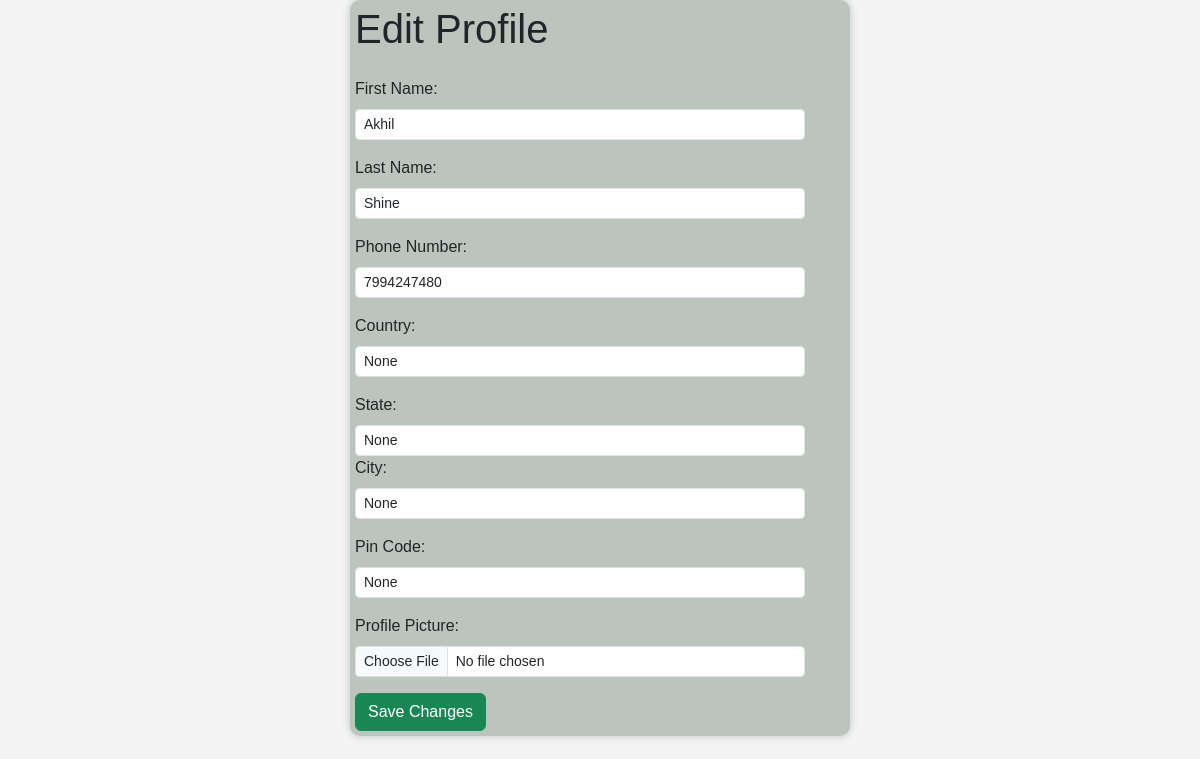
Page /edit_profile.html/ (signed in) on the earlier database version.
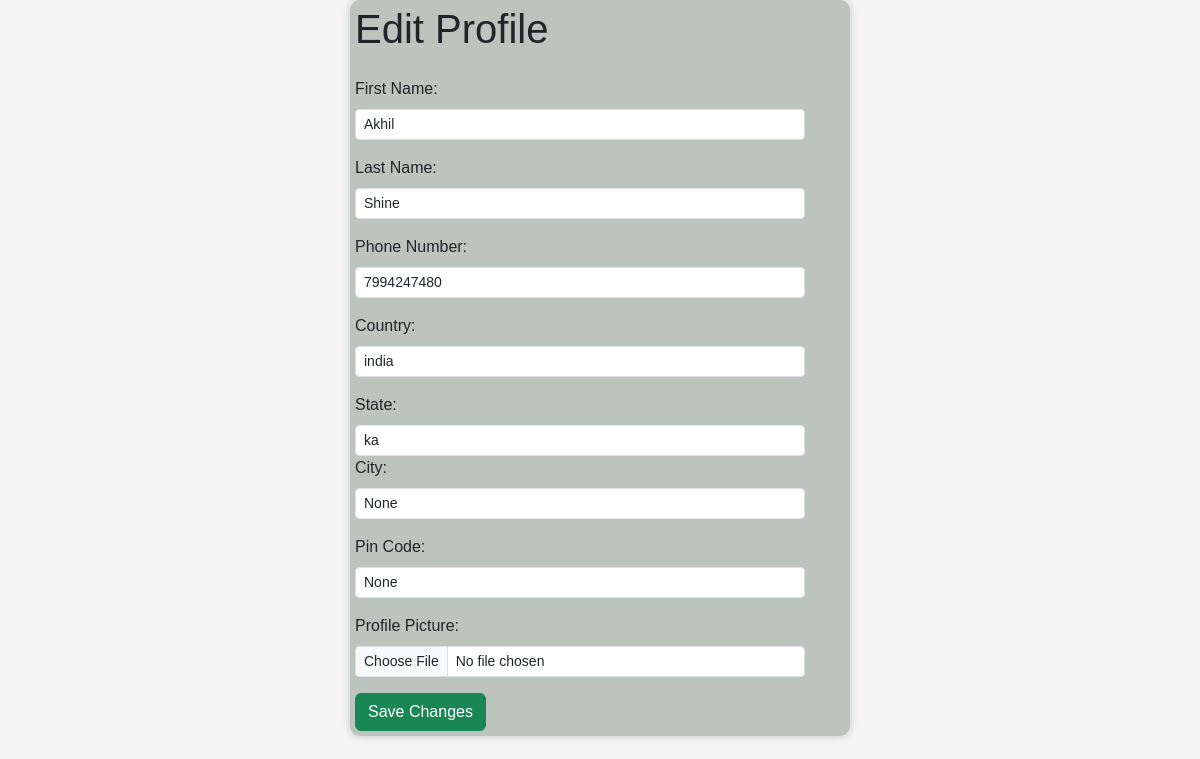
Same page on the later database version.
### StepGuideApp/models.py (models this page shows, shortened)
class CustomUser(AbstractUser):
    CLIENT = 1
    ADMIN = 2
    MERCHANT = 3
    ROLE_CHOICE = (
        (CLIENT, 'Client'),
        (ADMIN,'Admin'),
        (MERCHANT,'Merchant')
    )
    username = models.CharField(max_length=100,unique=True)
    first_name = models.CharField(max_length=100,)
    last_name = models.CharField(max_length=100)
    email = models.EmailField(max_length=100,unique=True)
    phone_no = models.CharField(max_length=12,unique=True)
    user_type = models.PositiveSmallIntegerField(choices=ROLE_CHOICE, blank=True, null=True)
    object = UserManager()
    USERNAME_FIELD = 'username'
    REQUIRED_FIELDS = ['phone_no','email','first_name','last_name','password']

class UserProfile(models.Model):
    user = models.OneToOneField(CustomUser, on_delete=models.CASCADE, blank=True, null=True)
    profile_pic=models.FileField(upload_to='profile_pic/',blank=True,null=True)
    country = models.CharField(max_length=15, blank=True, null=True)
    state = models.CharField(max_length=15, blank=True, null=True)
    city = models.CharField(max_length=15, blank=True, null=True)
    pin_code = models.CharField(max_length=6, blank=True, null=True)
    created_at = models.DateTimeField(auto_now_add=True)
    modified_at = models.DateTimeField(auto_now=True)

### StepGuideApp/views.py (the view, shortened to what this page needs)
# urls.py: path('edit_profile.html/',views.edit_profile,name='edit_profile'),
def edit_profile(request):
    user = request.user
    user_profile = UserProfile.objects.get(user=user)
    context = {
        'user': user,
        'user_profile': user_profile,
    }
    return render(request, 'edit_profile.html',context)

### template/edit_profile.html (shortened to what this page needs)
{% load static %}
<!DOCTYPE html>
<html lang="en">
<head>
    <link href="https://cdn.jsdelivr.net/npm/bootstrap@5.3.1/dist/css/bootstrap.min.css" rel="stylesheet">
</head>
<body>
    <div class="container">
        <h1 class="mb-4">Edit Profile</h1>
        <form method="post" enctype="multipart/form-data">
            <div class="mb-3">
                <label for="first_name" class="form-label">First Name:</label>
                <input type="text" class="form-control form-control-sm" name="first_name" value="{{ user.first_name }}" required>
            </div>
            <div class="mb-3">
                <label for="last_name" class="form-label">Last Name:</label>
                <input type="text" class="form-control form-control-sm" name="last_name" value="{{ user.last_name }}" required>
            </div>
            <div class="mb-3">
                <label for="phone_no" class="form-label">Phone Number:</label>
                <input type="text" class="form-control form-control-sm" name="phone_no" value="{{ user.phone_no }}" required>
            </div>
            <div class="mb-3">
                <label for="country" class="form-label">Country:</label>
                <input type="text" class="form-control form-control-sm" name="country" value="{{ user_profile.country }}">
            </div>
            <div class="mb-3">
                <label for="state" class="form-label">State:</label>
                <input type="text" class="form-control form-control-sm" name="state" value="{{ user_profile.state }}">
                                <label for="city" class="form-label">City:</label>
                <input type="text" class="form-control form-control-sm" name="city" value="{{ user_profile.city }}">
            </div>
            <div class="mb-3">
                <label for="pin_code" class="form-label">Pin Code:</label>
                <input type="text" class="form-control form-control-sm" name="pin_code" value="{{ user_profile.pin_code }}">
            </div>
            <div class="mb-3">
                <label for="profile_pic" class="form-label">Profile Picture:</label>
                <input type="file" class="form-control form-control-sm" name="profile_pic">
            </div>
            <button type="submit" class="btn btn-success">Save Changes</button>
        </form>
    </div>
</body>
</html>

### template/edit_profile.html (style rules this page uses)
body { background-color: #f4f4f4; font-family: Arial, sans-serif; }
.container { margin-top: 5px; padding: 5px; background-color: #bbc4bd; border-radius: 10px; box-shadow: 0 0 10px rgba(0, 0, 0, 0.2); max-width: 500px; margin: 0 auto; }
.form-control-sm { max-width: 450px; }

Differences in the rows shown:
changed UserProfile "None": country "None" → "india"; state "None" → "ka"
